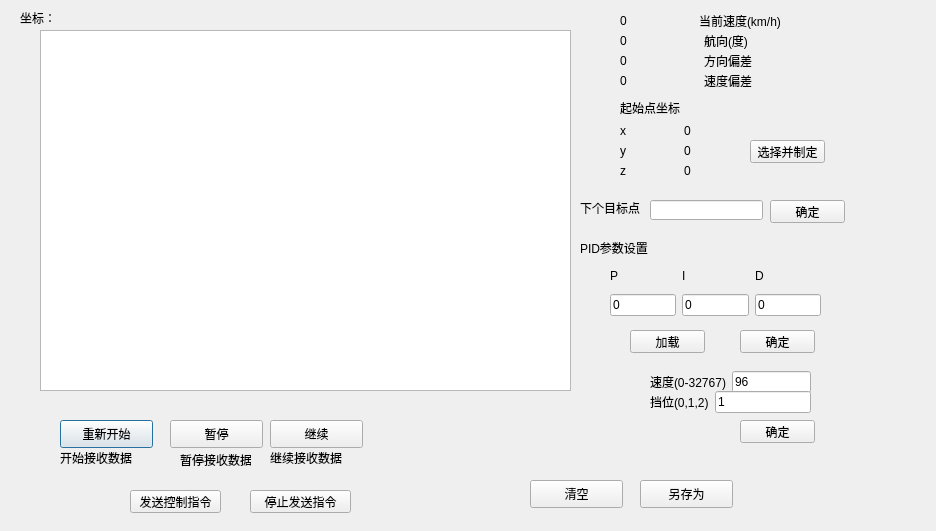
<?xml version="1.0" encoding="UTF-8"?>
<ui version="4.0">
 <class>ProcessRunDialog</class>
 <widget class="QDialog" name="ProcessRunDialog">
  <property name="geometry">
   <rect>
    <x>0</x>
    <y>0</y>
    <width>936</width>
    <height>531</height>
   </rect>
  </property>
  <property name="windowTitle">
   <string>Dialog</string>
  </property>
  <widget class="QTextBrowser" name="textBrowser">
   <property name="geometry">
    <rect>
     <x>40</x>
     <y>30</y>
     <width>531</width>
     <height>361</height>
    </rect>
   </property>
  </widget>
  <widget class="QLabel" name="label">
   <property name="geometry">
    <rect>
     <x>20</x>
     <y>10</y>
     <width>141</width>
     <height>16</height>
    </rect>
   </property>
   <property name="text">
    <string>坐标：</string>
   </property>
  </widget>
  <widget class="QPushButton" name="start">
   <property name="geometry">
    <rect>
     <x>60</x>
     <y>420</y>
     <width>93</width>
     <height>28</height>
    </rect>
   </property>
   <property name="text">
    <string>重新开始</string>
   </property>
  </widget>
  <widget class="QPushButton" name="pause">
   <property name="geometry">
    <rect>
     <x>170</x>
     <y>420</y>
     <width>93</width>
     <height>28</height>
    </rect>
   </property>
   <property name="text">
    <string>暂停</string>
   </property>
  </widget>
  <widget class="QPushButton" name="clear">
   <property name="geometry">
    <rect>
     <x>530</x>
     <y>480</y>
     <width>93</width>
     <height>28</height>
    </rect>
   </property>
   <property name="text">
    <string>清空</string>
   </property>
  </widget>
  <widget class="QPushButton" name="continue_2">
   <property name="geometry">
    <rect>
     <x>270</x>
     <y>420</y>
     <width>93</width>
     <height>28</height>
    </rect>
   </property>
   <property name="text">
    <string>继续</string>
   </property>
  </widget>
  <widget class="QPushButton" name="saveAs">
   <property name="geometry">
    <rect>
     <x>640</x>
     <y>480</y>
     <width>93</width>
     <height>28</height>
    </rect>
   </property>
   <property name="text">
    <string>另存为</string>
   </property>
  </widget>
  <widget class="QLabel" name="label_4">
   <property name="geometry">
    <rect>
     <x>620</x>
     <y>100</y>
     <width>71</width>
     <height>16</height>
    </rect>
   </property>
   <property name="text">
    <string>起始点坐标</string>
   </property>
  </widget>
  <widget class="QWidget" name="horizontalLayoutWidget">
   <property name="geometry">
    <rect>
     <x>620</x>
     <y>120</y>
     <width>121</width>
     <height>21</height>
    </rect>
   </property>
   <layout class="QHBoxLayout" name="horizontalLayout">
    <item>
     <widget class="QLabel" name="label_5">
      <property name="text">
       <string>x</string>
      </property>
     </widget>
    </item>
    <item>
     <widget class="QLabel" name="lon">
      <property name="text">
       <string>0</string>
      </property>
     </widget>
    </item>
   </layout>
  </widget>
  <widget class="QWidget" name="horizontalLayoutWidget_2">
   <property name="geometry">
    <rect>
     <x>620</x>
     <y>140</y>
     <width>121</width>
     <height>21</height>
    </rect>
   </property>
   <layout class="QHBoxLayout" name="horizontalLayout_2">
    <item>
     <widget class="QLabel" name="label_6">
      <property name="text">
       <string>y</string>
      </property>
     </widget>
    </item>
    <item>
     <widget class="QLabel" name="lat">
      <property name="text">
       <string>0</string>
      </property>
     </widget>
    </item>
   </layout>
  </widget>
  <widget class="QWidget" name="horizontalLayoutWidget_3">
   <property name="geometry">
    <rect>
     <x>620</x>
     <y>160</y>
     <width>121</width>
     <height>21</height>
    </rect>
   </property>
   <layout class="QHBoxLayout" name="horizontalLayout_3">
    <item>
     <widget class="QLabel" name="label_7">
      <property name="text">
       <string>z</string>
      </property>
     </widget>
    </item>
    <item>
     <widget class="QLabel" name="alt">
      <property name="text">
       <string>0</string>
      </property>
     </widget>
    </item>
   </layout>
  </widget>
  <widget class="QWidget" name="horizontalLayoutWidget_4">
   <property name="geometry">
    <rect>
     <x>620</x>
     <y>10</y>
     <width>161</width>
     <height>21</height>
    </rect>
   </property>
   <layout class="QHBoxLayout" name="horizontalLayout_7">
    <item>
     <widget class="QLabel" name="speed">
      <property name="text">
       <string>0</string>
      </property>
     </widget>
    </item>
    <item>
     <widget class="QLabel" name="label_2">
      <property name="text">
       <string>当前速度(km/h)</string>
      </property>
     </widget>
    </item>
   </layout>
  </widget>
  <widget class="QWidget" name="horizontalLayoutWidget_5">
   <property name="geometry">
    <rect>
     <x>620</x>
     <y>30</y>
     <width>161</width>
     <height>21</height>
    </rect>
   </property>
   <layout class="QHBoxLayout" name="horizontalLayout_8">
    <item>
     <widget class="QLabel" name="course">
      <property name="text">
       <string>0</string>
      </property>
     </widget>
    </item>
    <item>
     <widget class="QLabel" name="label_3">
      <property name="text">
       <string>航向(度)</string>
      </property>
     </widget>
    </item>
   </layout>
  </widget>
  <widget class="QPushButton" name="startPointChoiceBT">
   <property name="geometry">
    <rect>
     <x>750</x>
     <y>140</y>
     <width>75</width>
     <height>23</height>
    </rect>
   </property>
   <property name="text">
    <string>选择并制定</string>
   </property>
  </widget>
  <widget class="QPushButton" name="confirmNextPointBT">
   <property name="geometry">
    <rect>
     <x>770</x>
     <y>200</y>
     <width>75</width>
     <height>23</height>
    </rect>
   </property>
   <property name="text">
    <string>确定</string>
   </property>
  </widget>
  <widget class="QLabel" name="label_15">
   <property name="geometry">
    <rect>
     <x>580</x>
     <y>200</y>
     <width>71</width>
     <height>16</height>
    </rect>
   </property>
   <property name="text">
    <string>下个目标点</string>
   </property>
  </widget>
  <widget class="QLineEdit" name="lineEdit">
   <property name="geometry">
    <rect>
     <x>650</x>
     <y>200</y>
     <width>113</width>
     <height>20</height>
    </rect>
   </property>
  </widget>
  <widget class="QWidget" name="horizontalLayoutWidget_6">
   <property name="geometry">
    <rect>
     <x>610</x>
     <y>260</y>
     <width>211</width>
     <height>31</height>
    </rect>
   </property>
   <layout class="QHBoxLayout" name="horizontalLayout_4">
    <item>
     <widget class="QLabel" name="label_9">
      <property name="text">
       <string>P</string>
      </property>
     </widget>
    </item>
    <item>
     <widget class="QLabel" name="label_10">
      <property name="text">
       <string>I</string>
      </property>
     </widget>
    </item>
    <item>
     <widget class="QLabel" name="label_11">
      <property name="text">
       <string>D</string>
      </property>
     </widget>
    </item>
   </layout>
  </widget>
  <widget class="QPushButton" name="ConfirmPID">
   <property name="geometry">
    <rect>
     <x>740</x>
     <y>330</y>
     <width>75</width>
     <height>23</height>
    </rect>
   </property>
   <property name="text">
    <string>确定</string>
   </property>
  </widget>
  <widget class="QLabel" name="label_8">
   <property name="geometry">
    <rect>
     <x>580</x>
     <y>240</y>
     <width>71</width>
     <height>16</height>
    </rect>
   </property>
   <property name="text">
    <string>PID参数设置</string>
   </property>
  </widget>
  <widget class="QWidget" name="horizontalLayoutWidget_7">
   <property name="geometry">
    <rect>
     <x>610</x>
     <y>290</y>
     <width>211</width>
     <height>31</height>
    </rect>
   </property>
   <layout class="QHBoxLayout" name="horizontalLayout_5">
    <item>
     <widget class="QLineEdit" name="PLineEdit">
      <property name="text">
       <string>0</string>
      </property>
     </widget>
    </item>
    <item>
     <widget class="QLineEdit" name="ILineEdit">
      <property name="text">
       <string>0</string>
      </property>
     </widget>
    </item>
    <item>
     <widget class="QLineEdit" name="DLineEdit">
      <property name="text">
       <string>0</string>
      </property>
     </widget>
    </item>
   </layout>
  </widget>
  <widget class="QWidget" name="horizontalLayoutWidget_8">
   <property name="geometry">
    <rect>
     <x>620</x>
     <y>50</y>
     <width>161</width>
     <height>21</height>
    </rect>
   </property>
   <layout class="QHBoxLayout" name="horizontalLayout_6">
    <item>
     <widget class="QLabel" name="rangeCTE">
      <property name="text">
       <string>0</string>
      </property>
     </widget>
    </item>
    <item>
     <widget class="QLabel" name="label_12">
      <property name="text">
       <string>方向偏差</string>
      </property>
     </widget>
    </item>
   </layout>
  </widget>
  <widget class="QWidget" name="horizontalLayoutWidget_9">
   <property name="geometry">
    <rect>
     <x>620</x>
     <y>70</y>
     <width>161</width>
     <height>21</height>
    </rect>
   </property>
   <layout class="QHBoxLayout" name="horizontalLayout_9">
    <item>
     <widget class="QLabel" name="speedCTE">
      <property name="text">
       <string>0</string>
      </property>
     </widget>
    </item>
    <item>
     <widget class="QLabel" name="label_14">
      <property name="text">
       <string>速度偏差</string>
      </property>
     </widget>
    </item>
   </layout>
  </widget>
  <widget class="QPushButton" name="loadPID">
   <property name="geometry">
    <rect>
     <x>630</x>
     <y>330</y>
     <width>75</width>
     <height>23</height>
    </rect>
   </property>
   <property name="text">
    <string>加载</string>
   </property>
  </widget>
  <widget class="QLabel" name="label_13">
   <property name="geometry">
    <rect>
     <x>60</x>
     <y>450</y>
     <width>91</width>
     <height>16</height>
    </rect>
   </property>
   <property name="text">
    <string>开始接收数据</string>
   </property>
  </widget>
  <widget class="QLabel" name="label_16">
   <property name="geometry">
    <rect>
     <x>180</x>
     <y>450</y>
     <width>71</width>
     <height>20</height>
    </rect>
   </property>
   <property name="text">
    <string>暂停接收数据</string>
   </property>
  </widget>
  <widget class="QLabel" name="label_17">
   <property name="geometry">
    <rect>
     <x>270</x>
     <y>450</y>
     <width>81</width>
     <height>16</height>
    </rect>
   </property>
   <property name="text">
    <string>继续接收数据</string>
   </property>
  </widget>
  <widget class="QPushButton" name="startSendingCO">
   <property name="geometry">
    <rect>
     <x>130</x>
     <y>490</y>
     <width>91</width>
     <height>23</height>
    </rect>
   </property>
   <property name="text">
    <string>发送控制指令</string>
   </property>
  </widget>
  <widget class="QPushButton" name="stopSendingCO">
   <property name="geometry">
    <rect>
     <x>250</x>
     <y>490</y>
     <width>101</width>
     <height>23</height>
    </rect>
   </property>
   <property name="text">
    <string>停止发送指令</string>
   </property>
  </widget>
  <widget class="QLabel" name="receiveStatus">
   <property name="geometry">
    <rect>
     <x>390</x>
     <y>422</y>
     <width>111</width>
     <height>20</height>
    </rect>
   </property>
   <property name="text">
    <string/>
   </property>
  </widget>
  <widget class="QLabel" name="sendCOStatus">
   <property name="geometry">
    <rect>
     <x>390</x>
     <y>490</y>
     <width>121</width>
     <height>16</height>
    </rect>
   </property>
   <property name="text">
    <string/>
   </property>
  </widget>
  <widget class="QWidget" name="horizontalLayoutWidget_10">
   <property name="geometry">
    <rect>
     <x>650</x>
     <y>370</y>
     <width>161</width>
     <height>24</height>
    </rect>
   </property>
   <layout class="QHBoxLayout" name="horizontalLayout_11">
    <item>
     <widget class="QLabel" name="label_18">
      <property name="text">
       <string>速度(0-32767)</string>
      </property>
     </widget>
    </item>
    <item>
     <widget class="QLineEdit" name="orderSpeed">
      <property name="text">
       <string>96</string>
      </property>
     </widget>
    </item>
   </layout>
  </widget>
  <widget class="QWidget" name="horizontalLayoutWidget_11">
   <property name="geometry">
    <rect>
     <x>650</x>
     <y>390</y>
     <width>161</width>
     <height>24</height>
    </rect>
   </property>
   <layout class="QHBoxLayout" name="horizontalLayout_12">
    <item>
     <widget class="QLabel" name="label_19">
      <property name="text">
       <string>挡位(0,1,2)</string>
      </property>
     </widget>
    </item>
    <item>
     <widget class="QLineEdit" name="orderGear">
      <property name="text">
       <string>1</string>
      </property>
     </widget>
    </item>
   </layout>
  </widget>
  <widget class="QPushButton" name="orderInitSettingBT">
   <property name="geometry">
    <rect>
     <x>740</x>
     <y>420</y>
     <width>75</width>
     <height>23</height>
    </rect>
   </property>
   <property name="text">
    <string>确定</string>
   </property>
  </widget>
 </widget>
 <resources/>
 <connections>
  <connection>
   <sender>clear</sender>
   <signal>clicked()</signal>
   <receiver>textBrowser</receiver>
   <slot>clear()</slot>
   <hints>
    <hint type="sourcelabel">
     <x>346</x>
     <y>93</y>
    </hint>
    <hint type="destinationlabel">
     <x>167</x>
     <y>125</y>
    </hint>
   </hints>
  </connection>
 </connections>
</ui>
